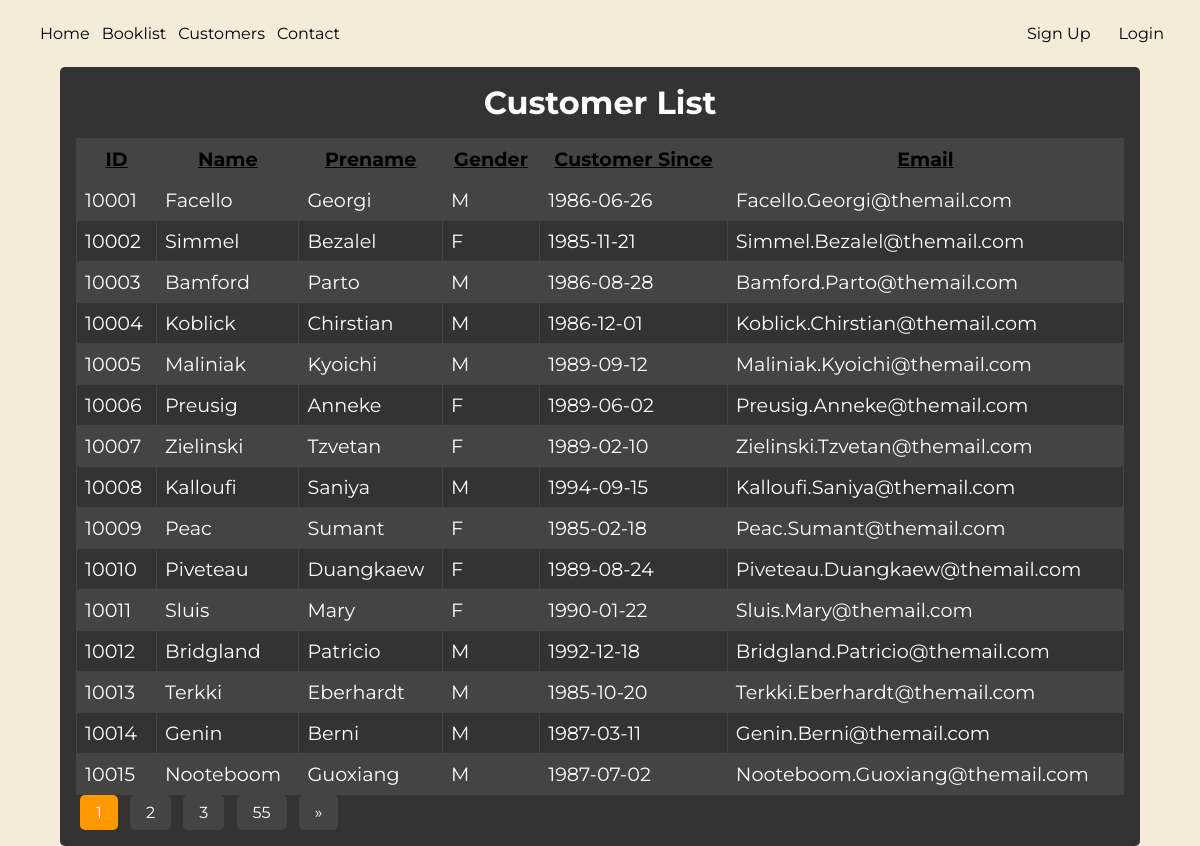
The page /customers.php on the database its author committed.
### tables this page shows
CREATE TABLE `kunden` (
  `kid` int(11) NOT NULL,
  `geburtstag` date NOT NULL,
  `vorname` varchar(50) NOT NULL,
  `name` varchar(50) NOT NULL,
  `geschlecht` enum('M','F') NOT NULL,
  `kunde_seit` date NOT NULL,
  `email` varchar(150) NOT NULL,
  `kontaktpermail` tinyint(4) NOT NULL
);

### customers.php (the view, shortened to what this page needs)
<?php
include 'db_config.php';
$page = isset($_GET['page']) ? $_GET['page'] : 1;
$limit = 15;
$offset = ($page - 1) * $limit;
$sort = isset($_GET['sort']) ? $_GET['sort'] : 'kid';
$sql_customers = "SELECT * FROM kunden ORDER BY $sort ASC LIMIT $limit OFFSET $offset";
$result_customers = $conn->query($sql_customers);
$sql_total = "SELECT COUNT(*) AS total FROM kunden";
$result_total = $conn->query($sql_total);
$row_total = $result_total->fetch_assoc();
$total_customers = $row_total['total'];
$total_pages = ceil($total_customers / $limit);
?>
<!DOCTYPE html>
<html lang="en">
<head>
  <link rel="stylesheet" href="css/styles.css?v=2">
</head>
<body>
<nav>
  <ul>
    <li><a href="index.php">Home</a></li>
    <li><a href="booklist.php">Booklist</a></li>
    <li><a href="customers.php">Customers</a></li>
    <li><a href="contact.php">Contact</a></li>
    <div class="auth-links">
    <?php
      if (isset($_SESSION['loggedin']) && $_SESSION['loggedin']):
    ?>
      <li><a href="profile.php"><?php echo htmlspecialchars($_SESSION['benutzername']); ?></a></li>
      <li><a href="logout.php">Logout</a></li>
      <li><a href="admin.php">Admin</a></li>
    <?php else: ?>
      <li><a href="signup.php">Sign Up</a></li>
      <li><a href="login.php">Login</a></li>
    <?php endif; ?>
    </div>
  </ul>
</nav>
<div class="customerlist">
  <h1>Customer List</h1>
  <table>
    <thead>
      <tr>
        <th><a href="?sort=kid">ID</a></th>
        <th><a href="?sort=name">Name</a></th>
        <th><a href="?sort=vorname">Prename</a></th>
        <th><a href="?sort=geschlecht">Gender</a></th>
        <th><a href="?sort=kunde_seit">Customer Since</a></th>
        <th><a href="?sort=email">Email</a></th>
      </tr>
    </thead>
    <tbody>
      <?php while ($customer = $result_customers->fetch_assoc()): ?>
      <tr>
        <td><?php echo $customer['kid']; ?></td>
        <td><?php echo htmlspecialchars($customer['name']); ?></td>
        <td><?php echo htmlspecialchars($customer['vorname']); ?></td>
        <td><?php echo htmlspecialchars($customer['geschlecht']); ?></td>
        <td><?php echo htmlspecialchars($customer['kunde_seit']); ?></td>
        <td><?php echo htmlspecialchars($customer['email']); ?></td>
      </tr>
      <?php endwhile; ?>
    </tbody>
  </table>
  <div class="pagination">
    <a href="?page=1" class="<?php echo 1 === $page ? 'active' : ''; ?>">1</a>
    <?php
    $start_page = max(2, $page - 2);
    $end_page = min($total_pages - 1, $page + 2);
    for ($i = $start_page; $i <= $end_page; $i++): ?>
      <a href="?page=<?php echo $i; ?>" class="<?php echo $i === $page ? 'active' : ''; ?>">
        <?php echo $i; ?>
      </a>
    <?php endfor; ?>
    <a href="?page=<?php echo $total_pages; ?>" class="<?php echo $total_pages === $page ? 'active' : ''; ?>">
      <?php echo $total_pages; ?>
    </a>
    <?php if ($page < $total_pages): ?>
      <a href="?page=<?php echo $page + 1; ?>">&raquo;</a>
    <?php endif; ?>
  </div>
</div>
</body>
</html>

### css/styles.css (style rules this page uses)
* { margin: 0; padding: 0; box-sizing: border-box; color: #000000; }
table { border-collapse: collapse; width: 100%; }
td, th { border: 1px solid #ddd; padding: 8px; }
tr:not(:first-child) { border-top: 1px solid #ddd; }
td:not(:last-child), th:not(:last-child) { border-right: 1px solid #ddd; }
body { font-family: "Montserrat", sans-serif; background-color: #F4EBD9 ; }
nav { background-color: #F4EBD9; padding: 1rem; padding: 2%; border-radius: 10px; }
nav a { color: #000000; text-decoration: none; }
nav ul li { margin-right: 12px; }
nav ul { display: flex; justify-content: flex-start; align-items: center; margin-left: 1em; list-style-type: none; }
nav .auth-links { display: flex; margin-left: auto; }
nav .auth-links li { margin-left: 1em; }
.pagination a { display: inline-block; padding: 0.5rem 1rem; background-color: #444; color: #fff; border-radius: 5px; text-decoration: none; margin: 0 0.25rem; }
.pagination a.active { background-color: #ff9900; }
.customerlist { max-width: 90%; margin: 0 auto; padding: 1rem; background-color: #333; border-radius: 5px; overflow-y: auto; }
.customerlist h1 { font-size: 2rem; margin-bottom: 1rem; text-align: center; color: #fff; }
.customerlist table { width: 100%; border-collapse: collapse; }
.customerlist th, .customerlist td { font-size: 1.2rem; color: #fff; padding: 0.5rem; border: 1px solid #444; }
.customerlist th { background-color: #444; }
.customerlist tbody tr:nth-child(odd) { background-color: #444; }
.customerlist tbody tr:nth-child(even) { background-color: #333; }

### rows shown on the page
kunden: kid "10001", name "Facello", vorname "Georgi", geschlecht "M", kunde_seit "1986-06-26", email "Facello.Georgi@themail.com"
kunden: kid "10002", name "Simmel", vorname "Bezalel", geschlecht "F", kunde_seit "1985-11-21", email "Simmel.Bezalel@themail.com"
kunden: kid "10003", name "Bamford", vorname "Parto", geschlecht "M", kunde_seit "1986-08-28", email "Bamford.Parto@themail.com"
kunden: kid "10004", name "Koblick", vorname "Chirstian", geschlecht "M", kunde_seit "1986-12-01", email "Koblick.Chirstian@themail.com"
kunden: kid "10005", name "Maliniak", vorname "Kyoichi", geschlecht "M", kunde_seit "1989-09-12", email "Maliniak.Kyoichi@themail.com"
kunden: kid "10006", name "Preusig", vorname "Anneke", geschlecht "F", kunde_seit "1989-06-02", email "Preusig.Anneke@themail.com"
kunden: kid "10007", name "Zielinski", vorname "Tzvetan", geschlecht "F", kunde_seit "1989-02-10", email "Zielinski.Tzvetan@themail.com"
kunden: kid "10008", name "Kalloufi", vorname "Saniya", geschlecht "M", kunde_seit "1994-09-15", email "Kalloufi.Saniya@themail.com"
kunden: kid "10009", name "Peac", vorname "Sumant", geschlecht "F", kunde_seit "1985-02-18", email "Peac.Sumant@themail.com"
kunden: kid "10010", name "Piveteau", vorname "Duangkaew", geschlecht "F", kunde_seit "1989-08-24", email "Piveteau.Duangkaew@themail.com"
kunden: kid "10011", name "Sluis", vorname "Mary", geschlecht "F", kunde_seit "1990-01-22", email "Sluis.Mary@themail.com"
kunden: kid "10012", name "Bridgland", vorname "Patricio", geschlecht "M", kunde_seit "1992-12-18", email "Bridgland.Patricio@themail.com"
kunden: kid "10013", name "Terkki", vorname "Eberhardt", geschlecht "M", kunde_seit "1985-10-20", email "Terkki.Eberhardt@themail.com"
kunden: kid "10014", name "Genin", vorname "Berni", geschlecht "M", kunde_seit "1987-03-11", email "Genin.Berni@themail.com"
kunden: kid "10015", name "Nooteboom", vorname "Guoxiang", geschlecht "M", kunde_seit "1987-07-02", email "Nooteboom.Guoxiang@themail.com"

### other values the page prints
$total_pages "55"
